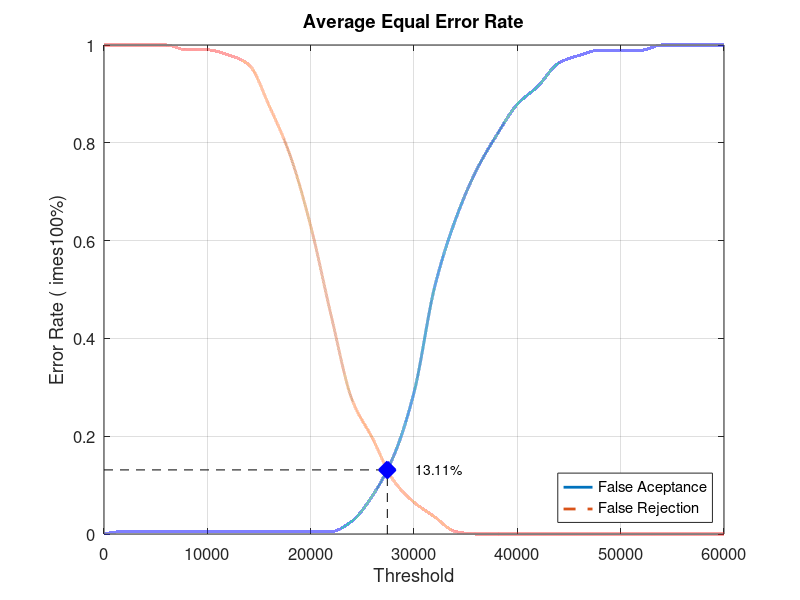
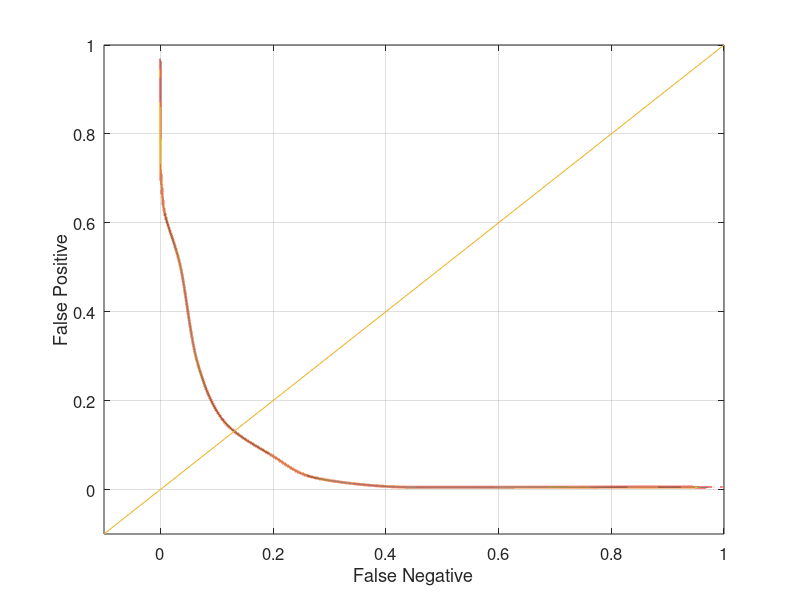

These charts were generated, in order, by the following MATLAB code:
close all;
clear;
clc;
x = 0:2000:60000;
xq = 0:0.5:60000;

y0 = [0 0.00526316 0.00526316 0.00526316 0.00526316 0.00526316 0.00526316 0.00526316 0.00526316 0.00526316 0.00526316 0.00526316 0.0263158 0.0789474 0.157895 0.289474 0.505263 0.642105 0.742105 0.815789 0.878947 0.915789 0.963158 0.978947 0.989474 0.989474 0.989474 1 1 1 1]
yy0 = interp1(x, y0, xq, 'pchip');
y1 = [1 1 1 1 0.99 0.99 0.98 0.96 0.875 0.775 0.63 0.445 0.275 0.195 0.11 0.065 0.035 0.005 0 0 0 0 0 0 0 0 0 0 0 0 0]
yy1 = interp1(x, y1, xq, 'pchip');

% Calculating EER: 
y2 = abs(y0 - y1);
find(y2 == min(y2))
yy2 = abs(yy0 - yy1);
xEER = find(yy2 == min(yy2));
xEERIndex = xq(xEER) % X-axis EER
yEER = yy0(xEER) % Y-axis EER

main = figure
plot(xq, yy0,'-','LineWidth', 2);	hold on
plot(xq, yy1,'--','LineWidth', 2);	hold on
plot([xEERIndex xEERIndex], [0 yEER], 'k--');	hold on
plot([0 xEERIndex], [yEER yEER], 'k--');	hold on
plot(xEERIndex, yEER, 'bx', 'LineWidth', 10);	hold on
text(xEERIndex + 10 * xEERIndex / 100, yEER, [num2str(round((10000 * yEER)) / 100) '%'])
legend('False Aceptance', 'False Rejection', 'Location', 'SouthEast')
xlabel('Threshold')
ylabel('Error Rate (	imes100%)')
title('Average Equal Error Rate')
set(gca, 'FontSize', 12)
axis([0 60000 0 1])
grid on

print(main, 'Database3_3Main', '-dpng');
FNRxFPR = figure('Color', [1 1 1]);
plot(yy1, yy0, '-', yy1, yy0, 'LineWidth', 2);
hold on
y = -0.1:0.1:1
plot(y, y); 
set(gca, 'FontSize', 12)
xlabel('False Negative')
ylabel('False Positive')
axis([-0.1 1 -0.1 1])
set(gca, 'FontSize', 12)
grid on

print(FNRxFPR, 'Database3_3FNRxFPR','-dpng');
